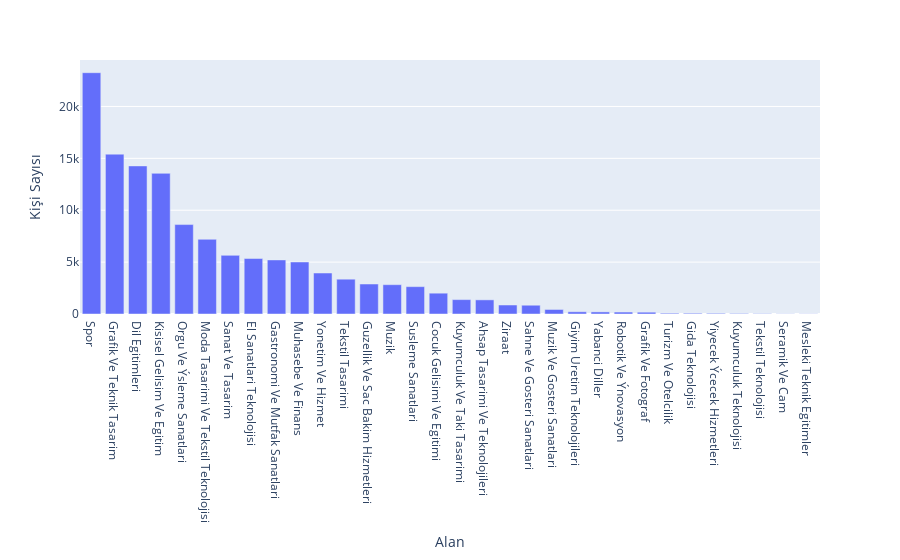

Notebook cell for this chart:
### Code cell
x = df_alan["Alan"]
y = df_alan["Kişi Sayısı"]

fig = px.bar(df_alan, x='Alan', y='Kişi Sayısı')
fig.show()

### Figure 1 — Plotly figure (JSON) as saved in the notebook; plotly's stock layout.template omitted (floating-point values rounded to 4 significant figures)
{"data": [{"alignmentgroup": "True", "hovertemplate": "Alan=%{x}<br>Kişi Sayısı=%{y}<extra></extra>", "legendgroup": "", "marker": {"color": "#636efa", "pattern": {"shape": ""}}, "name": "", "offsetgroup": "", "orientation": "v", "showlegend": false, "textposition": "auto", "type": "bar", "x": ["Spor", "Grafik Ve Teknik Tasarim", "Dil Egitimleri", "Kisisel Gelisim Ve Egitim", "Orgu Ve Ýsleme Sanatlari", "Moda Tasarimi Ve Tekstil Teknolojisi", "Sanat Ve Tasarim", "El Sanatlari Teknolojisi", "Gastronomi Ve Mutfak Sanatlari", "Muhasebe Ve Finans", "Yonetim Ve Hizmet", "Tekstil Tasarimi", "Guzellik Ve Sac Bakim Hizmetleri", "Muzik", "Susleme Sanatlari", "Cocuk Gelisimi Ve Egitimi", "Kuyumculuk Ve Taki Tasarimi", "Ahsap Tasarimi Ve Teknolojileri", "Ziraat", "Sahne Ve Gosteri Sanatlari", "Muzik Ve Gosteri Sanatlari", "Giyim Uretim Teknolojileri", "Yabanci Diller", "Robotik Ve Ýnovasyon", "Grafik Ve Fotograf", "Turizm Ve Otelcilik", "Gida Teknolojisi", "Yiyecek Ýcecek Hizmetleri", "Kuyumculuk Teknolojisi", "Tekstil Teknolojisi", "Seramik Ve Cam", "Mesleki Teknik Egitimler"], "xaxis": "x", "y": [23254, 15405, 14271, 13555, 8618, 7198, 5652, 5347, 5213, 5012, 3950, 3355, 2891, 2826, 2636, 2006, 1387, 1363, 866, 845, 437, 214, 202, 187, 174, 75, 72, 65, 50, 30, 15, 14], "yaxis": "y"}], "layout": {"barmode": "relative", "legend": {"tracegroupgap": 0}, "margin": {"t": 60}, "xaxis": {"anchor": "y", "domain": [0, 1], "title": {"text": "Alan"}}, "yaxis": {"anchor": "x", "domain": [0, 1], "title": {"text": "Kişi Sayısı"}}}}
